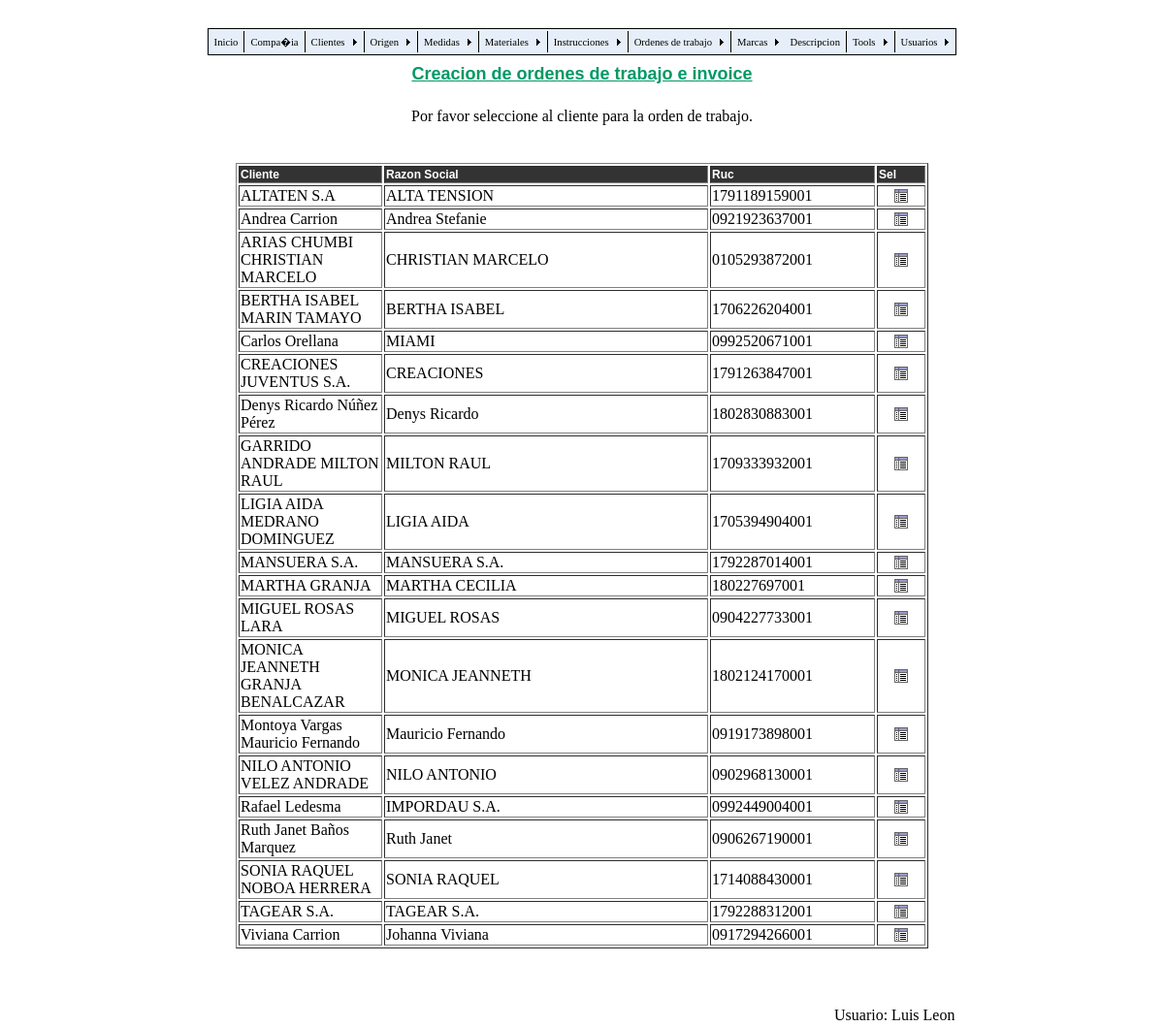
Screenshot of /orden.php (signed in) with the database file from the repository.
### tables this page shows
CREATE TABLE `tbl_costumers` (
  `cos_id` smallint(6) NOT NULL auto_increment,
  `cos_names` varchar(40) NOT NULL,
  `cos_corpname` varchar(30) NOT NULL,
  `cos_corpname2` varchar(30) NOT NULL,
  `cos_ruc` varchar(13) NOT NULL,
  `cos_email` varchar(40) NOT NULL,
  `cos_phone1` varchar(20) NOT NULL,
  `cos_phone2` varchar(20) default NULL,
  `cos_fax` varchar(20) default NULL,
  `pais_label` varchar(25) NOT NULL,
  `ciudad_label` varchar(25) NOT NULL,
  `cos_adress` varchar(60) NOT NULL,
  `cos_comments` varchar(250) default NULL,
  `cos_userid` tinyint(2) NOT NULL,
  PRIMARY KEY  (`cos_id`)
);

CREATE TABLE `tbl_users` (
  `user_id` tinyint(2) NOT NULL auto_increment,
  `user_names` varchar(20) NOT NULL,
  `user_username` varchar(15) NOT NULL,
  `user_password` varchar(15) NOT NULL,
  PRIMARY KEY  (`user_id`)
);

### orden.php (the view, shortened to what this page needs)
<?php require_once('Connections/labels_con.php'); ?>
<?php
if (!function_exists("GetSQLValueString")) {
function GetSQLValueString($theValue, $theType, $theDefinedValue = "", $theNotDefinedValue = "")
{
  $theValue = function_exists("mysql_real_escape_string") ? mysql_real_escape_string($theValue) : mysql_escape_string($theValue);
  switch ($theType) {
    case "text":
      $theValue = ($theValue != "") ? "'" . $theValue . "'" : "NULL";
      break;
  }
  return $theValue;
}
}
$colname_Recordset1 = "-1";
if (isset($_SESSION['MM_Username'])) {
  $colname_Recordset1 = $_SESSION['MM_Username'];
}
$query_Recordset1 = sprintf("SELECT user_id, user_names FROM tbl_users WHERE user_username = %s", GetSQLValueString($colname_Recordset1, "text"));
$Recordset1 = mysql_query($query_Recordset1, $labels_con) or die(mysql_error());
$row_Recordset1 = mysql_fetch_assoc($Recordset1);
$query_clientes = "SELECT cos_id, cos_names, cos_corpname, cos_ruc FROM tbl_costumers ORDER BY cos_names ASC";
$clientes = mysql_query($query_clientes, $labels_con) or die(mysql_error());
$row_clientes = mysql_fetch_assoc($clientes);
?>
<!DOCTYPE html PUBLIC "-//W3C//DTD XHTML 1.0 Transitional//EN" "http://www.w3.org/TR/xhtml1/DTD/xhtml1-transitional.dtd">
<html xmlns="http://www.w3.org/1999/xhtml">
<head>
<link href="css/labels.css" rel="stylesheet" type="text/css" />
</head>
<body>
<br />
<table width="651" border="0" align="center">
  <tr>
    <td width="610" align="center"><script type="text/javascript" src="labels_menu.js"></script></td>
  </tr>
</table>
<table width="980" border="0" align="center">
  <tr>
    <td width="814" height="652" valign="top">
      <table width="537" border="0" align="center">
        <tr>
          <td width="531" align="center" class="Titulo">Creacion de ordenes de trabajo e invoice</td>
        </tr>
      </table>
      <br />
      <table width="518" border="0" align="center">
        <tr>
          <td align="center">Por favor seleccione al cliente para la orden de trabajo.</td>
        </tr>
      </table>
      <br />
      <br />
      <table width="714" border="1" align="center">
        <tr bgcolor="#333333" class="cabecera">
          <td width="144">Cliente</td>
          <td width="330">Razon Social</td>
          <td width="166">Ruc</td>
          <td width="46">Sel</td>
        </tr>
        <?php do { ?>
          <tr>
            <td><?php echo $row_clientes['cos_names']; ?></td>
            <td><?php echo $row_clientes['cos_corpname']; ?></td>
            <td><?php echo $row_clientes['cos_ruc']; ?></td>
            <td align="center"><a href="orden_ship.php?cos_id=<?php echo $row_clientes['cos_id']; ?>"><img src="detalle.png" width="16" height="16" border="0" /></a></td>
          </tr>
          <?php } while ($row_clientes = mysql_fetch_assoc($clientes)); ?>
      </table>
      <br />
      <br />
    </td>
  </tr>
</table>
<br />
<table width="335" border="0" align="right">
  <tr>
    <td width="329">Usuario: <?php echo $row_Recordset1['user_names']; ?></td>
  </tr>
</table>
</body>

### css/labels.css (style rules this page uses)
.Titulo { font-family: Verdana, Geneva, sans-serif; font-size: large; font-weight: bold; color: #096; text-decoration: underline; }
.cabecera { font-family: Verdana, Geneva, sans-serif; font-size: 12px; font-weight: bold; color: #FFF; }

### rows the page displays
tbl_costumers: cos_names "ALTATEN S.A", cos_corpname "ALTA TENSION", cos_ruc "1791189159001"
tbl_costumers: cos_names "Andrea Carrion", cos_corpname "Andrea Stefanie", cos_ruc "0921923637001"
tbl_costumers: cos_names "ARIAS CHUMBI CHRISTIAN MARCELO", cos_corpname "CHRISTIAN MARCELO", cos_ruc "0105293872001"
tbl_costumers: cos_names "BERTHA ISABEL MARIN TAMAYO", cos_corpname "BERTHA ISABEL", cos_ruc "1706226204001"
tbl_costumers: cos_names "Carlos Orellana", cos_corpname "MIAMI", cos_ruc "0992520671001"
tbl_costumers: cos_names "CREACIONES JUVENTUS S.A.", cos_corpname "CREACIONES", cos_ruc "1791263847001"
tbl_costumers: cos_names "Denys Ricardo Núñez Pérez", cos_corpname "Denys Ricardo", cos_ruc "1802830883001"
tbl_costumers: cos_names "GARRIDO ANDRADE MILTON RAUL", cos_corpname "MILTON RAUL", cos_ruc "1709333932001"
tbl_costumers: cos_names "LIGIA AIDA MEDRANO DOMINGUEZ", cos_corpname "LIGIA AIDA", cos_ruc "1705394904001"
tbl_costumers: cos_names "MANSUERA S.A.", cos_corpname "MANSUERA S.A.", cos_ruc "1792287014001"
tbl_costumers: cos_names "MARTHA GRANJA", cos_corpname "MARTHA CECILIA", cos_ruc "180227697001"
tbl_costumers: cos_names "MIGUEL ROSAS LARA", cos_corpname "MIGUEL ROSAS", cos_ruc "0904227733001"
tbl_costumers: cos_names "MONICA JEANNETH GRANJA BENALCAZAR", cos_corpname "MONICA JEANNETH", cos_ruc "1802124170001"
tbl_costumers: cos_names "Montoya Vargas Mauricio Fernando", cos_corpname "Mauricio Fernando", cos_ruc "0919173898001"
tbl_costumers: cos_names "NILO ANTONIO VELEZ ANDRADE", cos_corpname "NILO ANTONIO", cos_ruc "0902968130001"
tbl_costumers: cos_names "Rafael Ledesma", cos_corpname "IMPORDAU S.A.", cos_ruc "0992449004001"
tbl_costumers: cos_names "Ruth Janet Baños Marquez", cos_corpname "Ruth Janet", cos_ruc "0906267190001"
tbl_costumers: cos_names "SONIA RAQUEL NOBOA HERRERA", cos_corpname "SONIA RAQUEL", cos_ruc "1714088430001"
tbl_costumers: cos_names "TAGEAR S.A.", cos_corpname "TAGEAR S.A.", cos_ruc "1792288312001"
tbl_costumers: cos_names "Viviana Carrion", cos_corpname "Johanna Viviana", cos_ruc "0917294266001"
tbl_users: user_names "Luis Leon"
